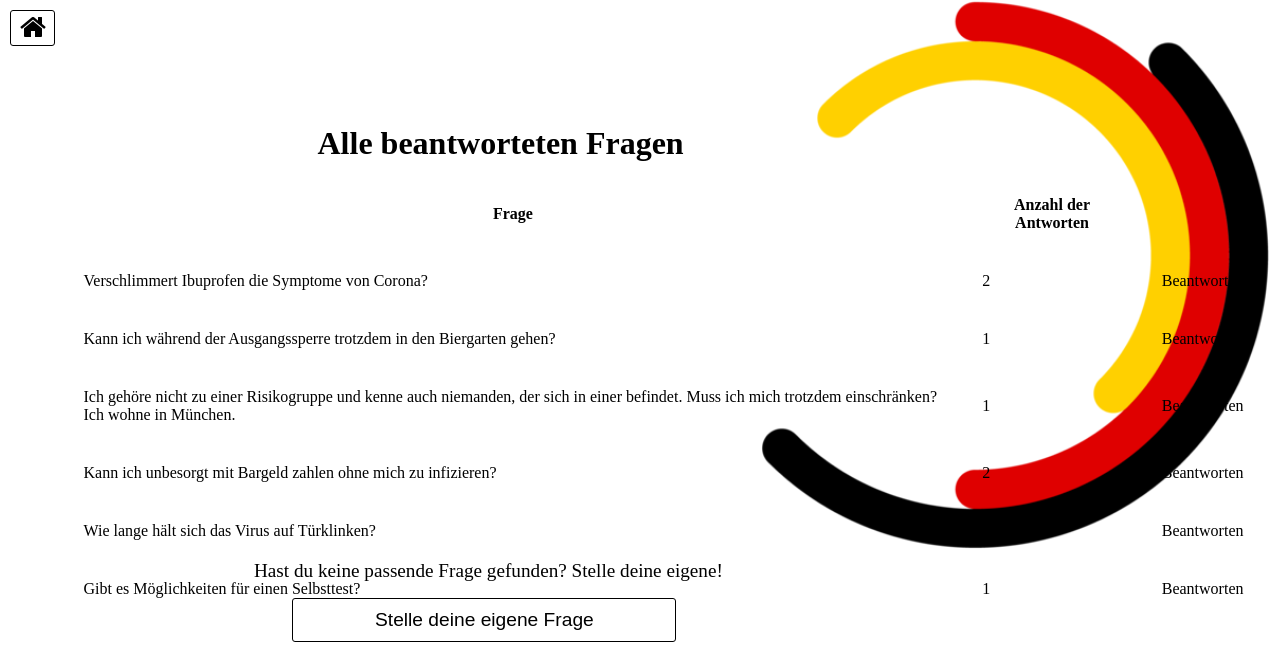
/hackathon/alle_fragen.php, run on the app's committed database.
### tables this page shows
CREATE TABLE `fragen` (
  `ID` int(11) NOT NULL,
  `Fragestellung` text NOT NULL
);

### hackathon/alle_fragen.php (the view, shortened to what this page needs)
<?php include 'credentials.php';?>
<!DOCTYPE html>
<html>
<head>
	<link rel="stylesheet" href="https://cdnjs.cloudflare.com/ajax/libs/font-awesome/4.7.0/css/font-awesome.min.css">
</head>
<body>
<h1>Alle beantworteten Fragen</h1>
 <table id="questiontable">
  <tr>
    <th>Frage</th>
    <th>Anzahl der Antworten</th>
	<th></th>
  </tr>
  <?php
 $mysqli = new mysqli($GLOBAL_HOST, $GLOBAL_USER, $GLOBAL_PW, $GLOBAL_DB_NAME);
$query = "SELECT fragen.ID as ID_Frage, Fragestellung, COUNT(fragen.ID) as Anzahl_Antwort FROM fragen JOIN antworten WHERE fragen.ID = antworten.Frage_ID GROUP BY fragen.ID;";
	if ($result = $mysqli->query($query)) {
		while ($row = $result->fetch_assoc()) {
			$fragen_id = $row['ID_Frage'];
			$fragestellung = $row['Fragestellung'];
			$anzahl_antworten = $row['Anzahl_Antwort'];
			echo "<tr>";
			echo "<td> $fragestellung </td>";
			echo "<td> $anzahl_antworten </td>";
			echo "<td onclick='window.location=\"/hackathon/answers.php?fragen_id=$fragen_id\"'> Beantworten </td>";
			echo "</tr>";
			}
	}
  ?>
</table>
<p1>
Hast du keine passende Frage gefunden? Stelle deine eigene!
</p1>
<form method="get" action="/hackathon/erstellen.php">
	<button type = "submit" id="search">Stelle deine eigene Frage</button>
</form>
<div class="homebutton">
  <form method="get" action="/hackathon/index.php">
	<button type = "btn"><i class="fa fa-home"></i></button>
  </form>
</div>
</body>
</html>

### hackathon/alle_fragen.php (style rules this page uses)
body { background-image: url('Pics/Hackathonlogo.png'); background-repeat: no-repeat; background-size: cover; }
#questiontable td, #questiontable th { padding: 20px; }
#questiontable { display: block; max-height: 425px; overflow-y: scroll; border-collapse: collapse; table-layout: fixed; width: 1200px; position:absolute; left: 5%; top: 22% }
h1 { position: absolute; top: 13%; left: 25%; }
button { position: absolute; top: 70%; left: 20%; margin: 2em; padding: .5em 1em; width: 20em; background: transparent; color: black; border: 1px solid black; border-radius: 3px; cursor: pointer; transition: all ease 2s; font-size: 120%; }
p1 { position:absolute; top: 70%; left: 20%; font-size: 120%; }
.homebutton button { padding-left: 9px; padding-right: 8px; width:45px; padding-top:1px; padding-bottom: 5px; height: 36px; background: transparent; color: black; border: 1px solid black; border-radius: 3px; cursor: pointer; transition: all ease 2s; font-size: 120%; position: absolute; top: -46px; left: -46px; font-size: 28px; }

### data on the page
fragen: Fragestellung "Verschlimmert Ibuprofen die Symptome von Corona?", anzahl_antworten "2"
fragen: Fragestellung "Kann ich während der Ausgangssperre trotzdem in den Biergarten gehen?", anzahl_antworten "1"
fragen: Fragestellung "Ich gehöre nicht zu einer Risikogruppe und kenne auch niemanden, der sich in einer befindet. Muss ich mich trotzdem einschränken? Ich wohne in München.", anzahl_antworten "1"
fragen: Fragestellung "Kann ich unbesorgt mit Bargeld zahlen ohne mich zu infizieren?", anzahl_antworten "2"
fragen: Fragestellung "Wie lange hält sich das Virus auf Türklinken?"
fragen: Fragestellung "Gibt es Möglichkeiten für einen Selbsttest?", anzahl_antworten "1"
